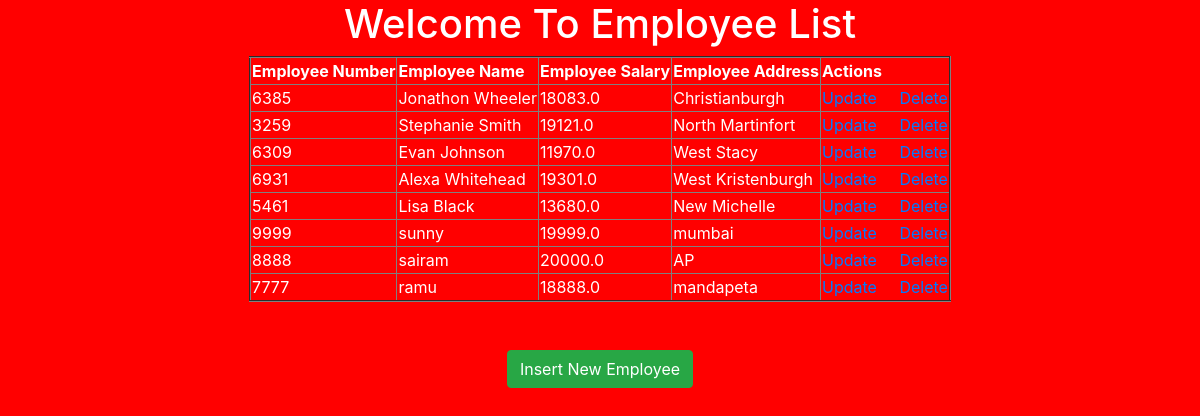
The page / on the database its author committed.
### testapp/models.py (models this page shows)
class Employee(models.Model):
    eno = models.IntegerField()
    ename = models.CharField(max_length=100)
    esal = models.FloatField()
    eaddr = models.CharField(max_length=100)

### testapp/views.py (the view)
# urls.py: path('',views.retrieve_view),
def retrieve_view(request):
    emp_list = Employee.objects.all()
    return render(request,'testapp/index.html',{'emp_list':emp_list})

### templates/testapp/index.html
<!DOCTYPE html>
{% extends 'testapp/base.html' %}
{% block body_block %}
<h1>Welcome To Employee List</h1>
<table border="2">
  <thead>
    <th>Employee Number</th>
    <th>Employee Name</th>
    <th>Employee Salary</th>
    <th>Employee Address</th>
    <th>Actions</th>
  </thead>
  {% for emp in emp_list %}
  <tr>
    <td>{{emp.eno}}</td>
    <td>{{emp.ename}}</td>
    <td>{{emp.esal}}</td>
    <td>{{emp.eaddr}}</td>
    <td><a href="/update/{{emp.id}}">Update</a>&nbsp&nbsp&nbsp&nbsp&nbsp<a href="/delete/{{emp.id}}">Delete</a></td>
  </tr>
  {% endfor %}
</table>
<br><br>
<a href="/insert" class="btn btn-success">Insert New Employee</a>
{% endblock %}

### templates/testapp/base.html (shortened to what this page needs)
<!DOCTYPE html>
<html lang="en" dir="ltr">
  <head>
    <link rel="stylesheet" href="https://cdn.jsdelivr.net/npm/bootstrap@4.6.2/dist/css/bootstrap.min.css">
  </head>
  <body>
    <div class="container" align="center">
      {% block body_block %}
      {% endblock %}
    </div>
  </body>
</html>

### templates/testapp/base.html (style rules this page uses)
body { background:red; color:white; }

### rows shown on the page
Employee: eno "6385", ename "Jonathon Wheeler", esal "18083.0", eaddr "Christianburgh"
Employee: eno "3259", ename "Stephanie Smith", esal "19121.0", eaddr "North Martinfort"
Employee: eno "6309", ename "Evan Johnson", esal "11970.0", eaddr "West Stacy"
Employee: eno "6931", ename "Alexa Whitehead", esal "19301.0", eaddr "West Kristenburgh"
Employee: eno "5461", ename "Lisa Black", esal "13680.0", eaddr "New Michelle"
Employee: eno "9999", ename "sunny", esal "19999.0", eaddr "mumbai"
Employee: eno "8888", ename "sairam", esal "20000.0", eaddr "AP"
Employee: eno "7777", ename "ramu", esal "18888.0", eaddr "mandapeta"
